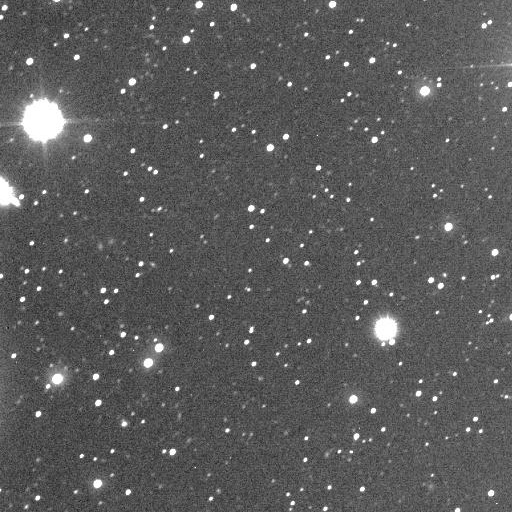
#> input picture F001_2409+004_40010730_110_0030000_20240708015520_00040_00001_4_0.jpeg, 512 x 512 px, given as the content of the folder D:/Sheng/sheng/stars/STARS/data, which was not available
$ python label_to_yolov8.py
#> lines starting #> are read from the running program, lines starting #| are printed output that depends on the picture; after the words box and inside, x2 and y2 are one past the last pixel; in counts of white or black regions, pixels touching at a corner belong together; pictures that were not available may be replaced by others from this repository, and a replacement may not be noted
import cv2
import os
import math
import numpy as np
import fnmatch
from tqdm import *


# 去除边缘白边
def remove_frame(img_path):
    # 读取图像
    img_copy = cv2.imread(img_path).copy()
    img = cv2.imread(img_path, 0)  # 读取为灰度图像
    # 二值化
    thresh = cv2.threshold(img, 120, 255, cv2.THRESH_BINARY_INV)[1]
    # 形态学操作
    kernel = np.ones((5, 5), np.uint8)
    opening = cv2.morphologyEx(thresh, cv2.MORPH_OPEN, kernel)
    closing = cv2.morphologyEx(opening, cv2.MORPH_CLOSE, kernel)
    # 寻找轮廓
    contours, hierarchy = cv2.findContours(closing, cv2.RETR_EXTERNAL, cv2.CHAIN_APPROX_SIMPLE)
    # 找到最大的轮廓
    cnt = max(contours, key=cv2.contourArea)
    # 获取外接矩形
    x, y, w, h = cv2.boundingRect(cnt)
    # 裁剪图像
    cropped_img = img_copy[y + 1:y + h, x:x + w]
    return cropped_img


image_paths = []
for root, dirs, files in os.walk(r"D:\Sheng\sheng\stars\STARS\data"):
    for file in files:
        if fnmatch.fnmatch(file.lower(), '*.jpg') or fnmatch.fnmatch(file.lower(), '*.png') or fnmatch.fnmatch(
                file.lower(), '*.jpeg'):
            image_paths.append(os.path.join(root, file))

output_dir = r"D:\Sheng\sheng\stars\test\yolov8\split_images\trainset"

for image_path in tqdm(image_paths):
    image_name = image_path.split("\\")
    image_name = image_name[-1].split(".")
    output_dir_images = f"{output_dir}\{image_name[-2]}\images"
    output_dir_labels = f"{output_dir}\{image_name[-2]}\labels"

    os.makedirs(output_dir_images, exist_ok=True)
    os.makedirs(output_dir_labels, exist_ok=True)

    # 读取图片
    image = cv2.imread(image_path)
#> image is the input picture: shape (512, 512, 3); min 10, max 255, mean 90.6
    image = remove_frame(image_path)
#> in remove_frame, `thresh = cv2.threshold(img, 120, 255, cv2.THRESH_BINARY_INV)[1]`:
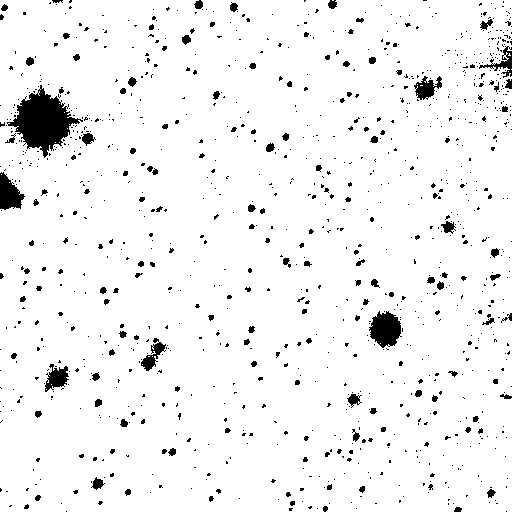
#> thresh: shape (512, 512); 95% white; 1099 black regions (974 under 20 px), largest, box (x1, y1, x2, y2) and area: (7, 85, 83, 158) 2532, (369, 311, 402, 348) 837, (0, 172, 25, 210) 588
#> in remove_frame, `opening = cv2.morphologyEx(thresh, cv2.MORPH_OPEN, kernel)`:
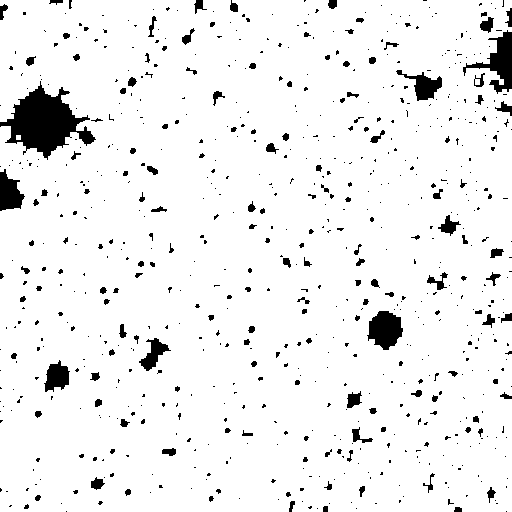
#> opening: shape (512, 512); 93.8% white; 744 black regions (602 under 20 px), largest, box (x1, y1, x2, y2) and area: (0, 81, 96, 160) 3423, (463, 30, 512, 94) 1124, (367, 311, 403, 350) 971
#> in remove_frame, `closing = cv2.morphologyEx(opening, cv2.MORPH_CLOSE, kernel)`:
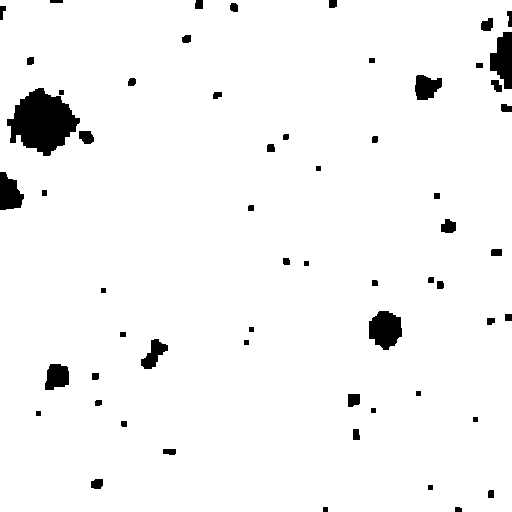
#> closing: shape (512, 512); 96.3% white; 59 black regions
#> in remove_frame, `contours, hierarchy = cv2.findContours(closing, cv2.RETR_EXTERNAL, cv2..`: contours = 1 contour; box (x1, y1, x2, y2) and area: (0, 0, 512, 512) 259046
#> in remove_frame, `cnt = max(contours, key=cv2.contourArea)`: cnt = contour of 124 points, box (x1, y1, x2, y2) (0, 0, 512, 512), area 259046
#> in remove_frame, `x, y, w, h = cv2.boundingRect(cnt)`: x = 0; w = 512
    height, width = image.shape[:2]  # 获取图像的高度和宽度
#> height = 511; width = 512

    # 分割块大小
    block_size = 512  # 假设每个块为512x512
    rows = math.ceil(height / block_size)
#> rows = 1
    cols = math.ceil(width / block_size)
#> cols = 1

    # 遍历每个块
    for row in range(rows):
        for col in range(cols):
            # 计算每个小块的起始坐标
            x_start = col * block_size
            y_start = row * block_size
            if x_start + block_size <= width:
                x_end = x_start + block_size
            else:
                x_end = x_start + ((x_start + block_size) % width)
            if y_start + block_size <= height:
                y_end = y_start + block_size
            else:
                y_end = y_start + ((y_start + block_size) % height)

            # 提取小块
            block = image[y_start:y_end, x_start:x_end]
            # 小块路径
            block_image_path = os.path.join(output_dir_images,
                                            f"{image_name[-2]}_{row}_{col}.jpeg")
            block_txt_path = os.path.join(output_dir_labels,
                                          f"{image_name[-2]}_{row}_{col}.txt")

            # 保存小块
            cv2.imwrite(block_image_path, block)

            # 转换为灰度图并进行二值化
            gray_image = cv2.cvtColor(block, cv2.COLOR_BGR2GRAY)
            _, binaryzation = cv2.threshold(gray_image, 200, 255, cv2.THRESH_BINARY)
            binaryzationctr_base, Bghier = cv2.findContours(binaryzation, cv2.RETR_LIST, cv2.CHAIN_APPROX_SIMPLE)

            # 打开标签文件
            with open(block_txt_path, 'w') as f:
                for cnt in binaryzationctr_base:
                    M = cv2.moments(cnt)
                    area = cv2.contourArea(cnt)
                    # 筛选满足条件的轮廓
                    if M["m00"] != 0 and area < 40000:
                        x, y, w, h = cv2.boundingRect(cnt)
                        # 计算YOLO格式的中心点和宽高（归一化到0-1）
                        x_center = (x + w / 2) / block.shape[1]
                        y_center = (y + h / 2) / block.shape[0]
                        norm_w = w / block.shape[1]
                        norm_h = h / block.shape[0]
                        class_id = 0  # 假设所有区域的class_id为0
                        f.write(f"{class_id} {x_center:.6f} {y_center:.6f} {norm_w:.6f} {norm_h:.6f}\n")
    with open(os.path.join(output_dir_labels, 'classes.txt'), 'w') as f:
        f.write("0")
